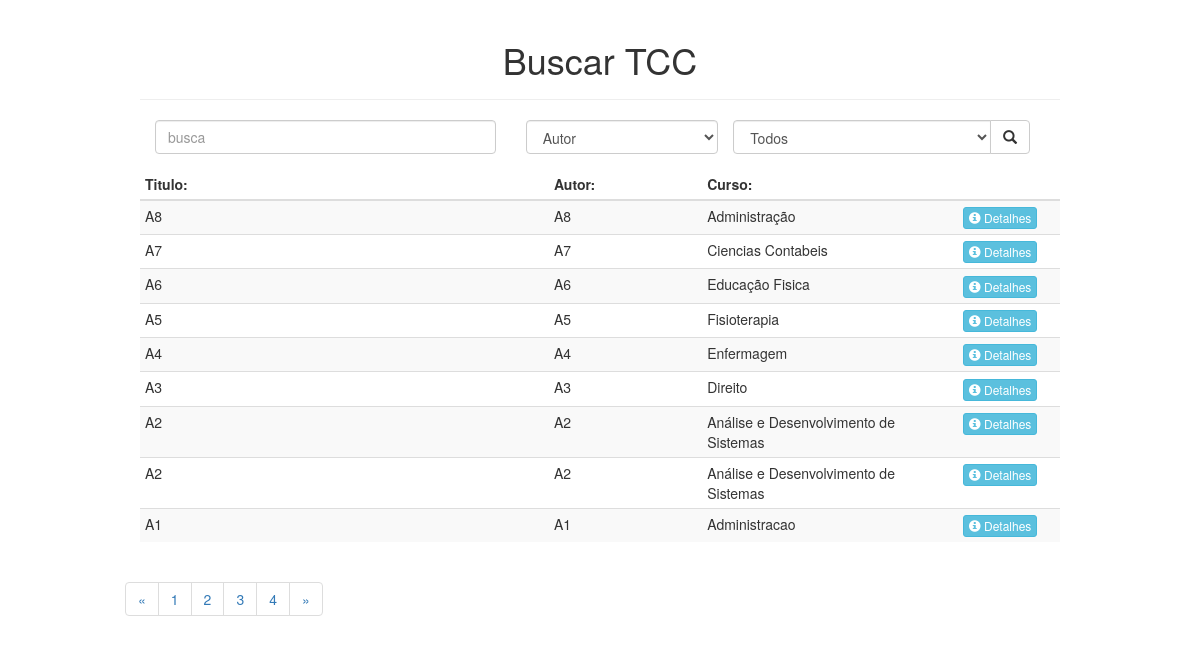
/, run on an earlier commit of the app's database.
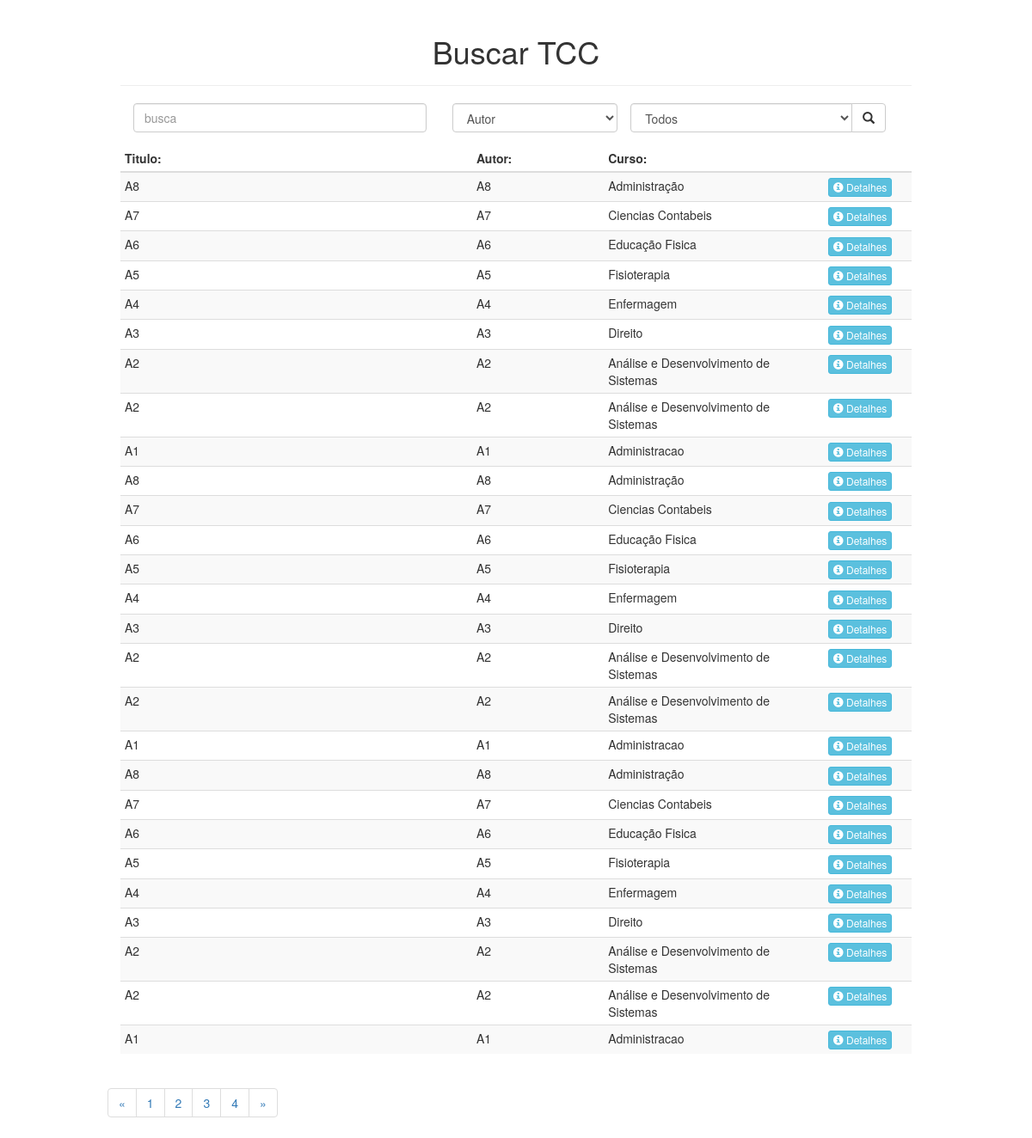
And on a later commit of the database.
### tables this page shows
CREATE TABLE IF NOT EXISTS Artigo (
  IDArtigo int(11) NOT NULL AUTO_INCREMENT,
  Titulo varchar(100) NOT NULL,
  Autor varchar(250) NOT NULL,
  Orientador varchar(100) NOT NULL,
  Curso varchar(50) NOT NULL,
  Resumo varchar(2000) NOT NULL,
  AnoP int(4) NOT NULL,
  PalavraC varchar(100) NOT NULL,
  PRIMARY KEY (IDArtigo)
);

### sql/query.php (called while the page is built, shortened)
<?php
function listaTodos(){
  try {
    $con = getConexao();
    $prepare = $con->prepare('SELECT * FROM artigo ORDER BY IDArtigo DESC');
    $prepare->execute();
    return $prepare->fetchAll(PDO::FETCH_ASSOC);
  }catch(Exception $e){
     return array();
  }
}
?>

### index.php (the view, shortened to what this page needs)
<!DOCTYPE html>
<html>
<head>
    <link href="bootstrap/css/bootstrap.min.css" rel="stylesheet">
    <link href="css/estilo.css" rel="stylesheet">
</head>
<body>
  <div class="container">
    <div class="col-sm-10 col-sm-offset-1">
    <div class="page-header">
        <h1>Buscar TCC</h1>
    </div>
<form action="index.php" method="GET">
    <div class="table-responsive">
      <div class="row col-sm-12">
        <div class="form-group col-sm-5">
          <input type="text" name="search" placeholder="busca" class="form-control">
        </div>
        <div class="form-group col-sm-3">
          <select class="form-control" name="autor">
            <option value="Autor">Autor</option>
          </select>
        </div>
        <div class="input-group col-sm-4">
          <select class="form-control" name="cursos">
            <option value="default">Todos</option>
          </select>
          <span class="input-group-btn">
              <button class="btn btn-default" type="submit" method="POST">
                <span class="glyphicon glyphicon-search"></span>
              </button>
          </span>
        </div>
      </div>
    </form>
    <table class="table table-striped table-hover table-condensed">
      <thead>
        <th width="40%">Titulo:</th>
        <th width="15%">Autor:</th>
        <th width="25%">Curso:</th>
        <th width="10%"></th>
      </thead>
      <tbody>
        <?php
          include_once 'sql/query.php';
          if($_POST){
            $valor = $_POST['search'];
            $tCampo = $_POST['autor'];
            $tCurso = $_POST['cursos'];
            $Artigos = listaPorFiltro($tCampo,$valor,$tCurso);
          }else{
            $Artigos = listaTodos();
          }
            foreach ($Artigos as $artigo):
         ?>
         <tr>
           <td width="40%"><?php echo strlen($artigo['Titulo']) >110 ? substr($artigo['Titulo'], 0, 110) : $artigo['Titulo'] ?></td>
           <td width="15%"><?php echo $artigo['Autor'] ?></td>
           <td width="25%"><?php echo $artigo['Curso'] ?></td>
           <td width="10%">
             <button type="button" class="btn btn-info btn-xs" data-toggle="modal" data-target="#myModal<?php echo $artigo['IDArtigo']; ?>">
             <span class="glyphicon glyphicon-info-sign"></span>
             Detalhes
             </button>
           </td>
         </tr>
       <?php endforeach; ?>
      </tbody>
  </table>
  </div>
  <div class="row">
    <nav aria-label="Navegação de página exemplo">
      <ul class="pagination">
        <li class="page-item">
          <a class="page-link" href="#" aria-label="Anterior">
            <span aria-hidden="true">&laquo;</span>
          </a>
        </li>
        <li class="page-item"><a class="page-link" href="#">1</a></li>
        <li class="page-item"><a class="page-link" href="#">2</a></li>
        <li class="page-item"><a class="page-link" href="#">3</a></li>
        <li class="page-item"><a class="page-link" href="#">4</a></li>
        <li class="page-item">
          <a class="page-link" href="#" aria-label="Próximo">
            <span aria-hidden="true">&raquo;</span>
          </a>
        </li>
      </ul>
    </nav>
  </div>
  </div>
</body>
</html>

What changed in the data, as far as the page shows it:
added artigo: Titulo "A8", Autor "A8", Curso "Administração"
added artigo: Titulo "A7", Autor "A7", Curso "Ciencias Contabeis"
added artigo: Titulo "A6", Autor "A6", Curso "Educação Fisica"
added artigo: Titulo "A5", Autor "A5", Curso "Fisioterapia"
added artigo: Titulo "A4", Autor "A4", Curso "Enfermagem"
added artigo: Titulo "A3", Autor "A3", Curso "Direito"
added artigo: Titulo "A2", Autor "A2", Curso "Análise e Desenvolvimento de Sistemas"
added artigo: Titulo "A2", Autor "A2", Curso "Análise e Desenvolvimento de Sistemas"
added artigo: Titulo "A1", Autor "A1", Curso "Administracao"
added artigo: Titulo "A8", Autor "A8", Curso "Administração"
added artigo: Titulo "A7", Autor "A7", Curso "Ciencias Contabeis"
added artigo: Titulo "A6", Autor "A6", Curso "Educação Fisica"
added artigo: Titulo "A5", Autor "A5", Curso "Fisioterapia"
added artigo: Titulo "A4", Autor "A4", Curso "Enfermagem"
added artigo: Titulo "A3", Autor "A3", Curso "Direito"
added artigo: Titulo "A2", Autor "A2", Curso "Análise e Desenvolvimento de Sistemas"
added artigo: Titulo "A2", Autor "A2", Curso "Análise e Desenvolvimento de Sistemas"
added artigo: Titulo "A1", Autor "A1", Curso "Administracao"
